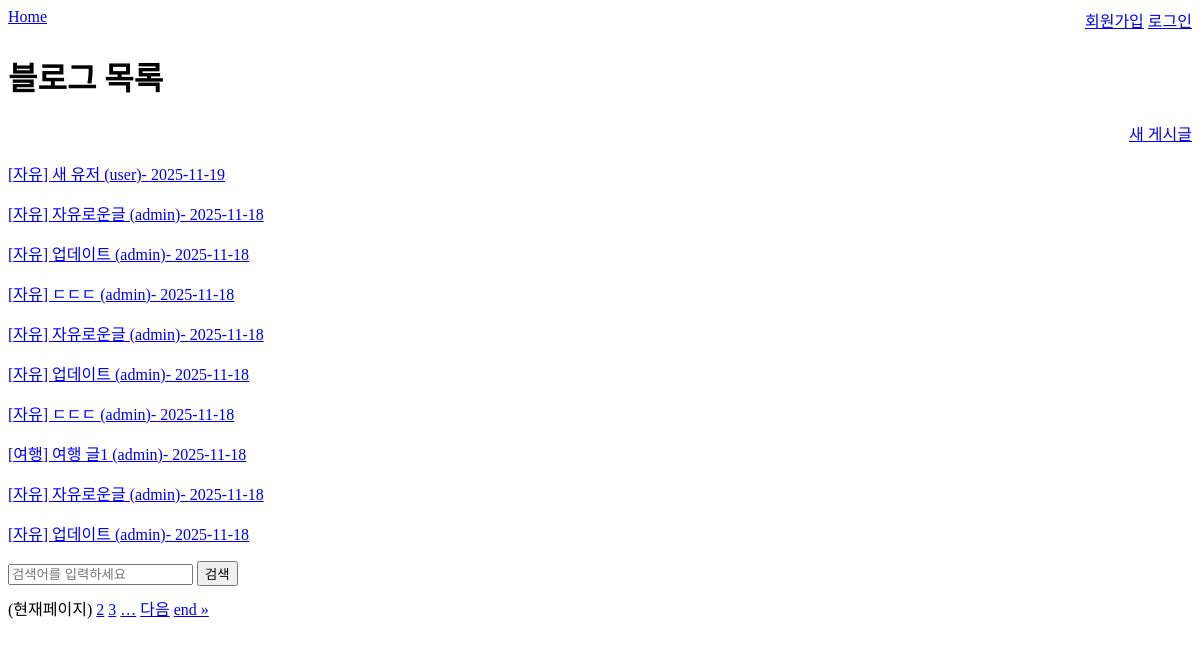
Before: / with the older database file.
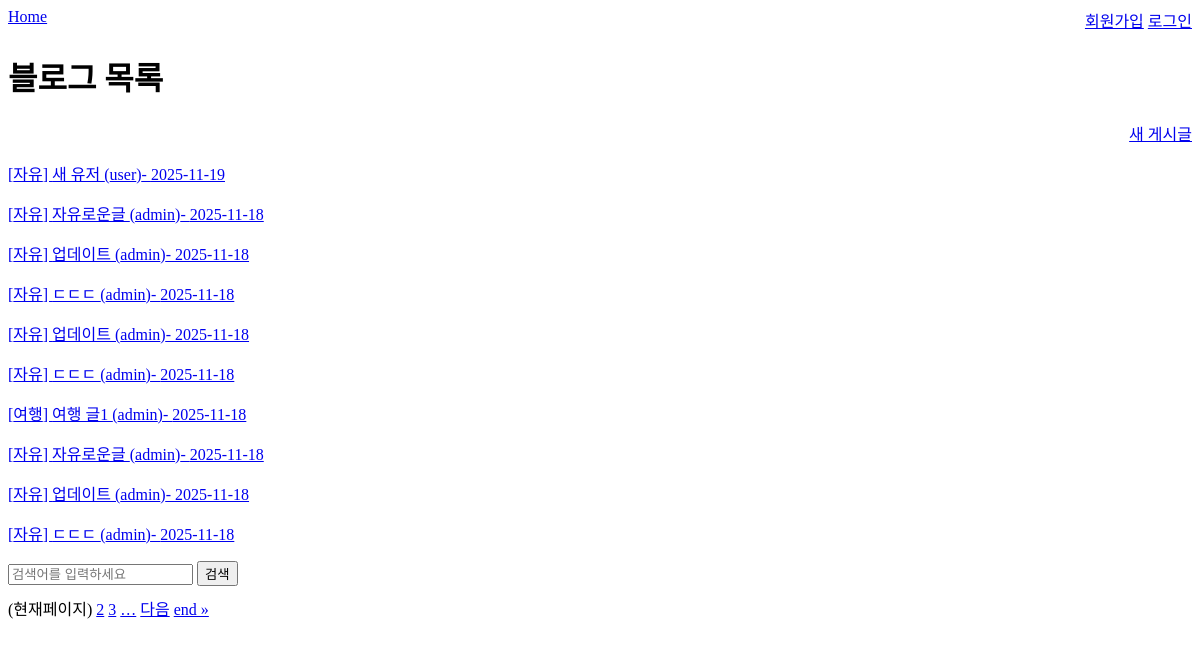
After: the same page with the newer database file.
### blog/models.py (models this page shows, shortened)
class Blog(models.Model):
    CATEGORY_CHOICES = (
        ('free','자유'),
        ('travel','여행'),
        ('beauty','뷰티'),
    )
    category = models.CharField('카테고리', max_length=20, choices=CATEGORY_CHOICES, default='free')
    title = models.CharField('제목',max_length=100)
    content = models.TextField('본문')
    author = models.ForeignKey(User, on_delete=models.CASCADE)
    created = models.DateTimeField('작성일자',auto_now_add=True)
    updated = models.DateTimeField('수정일자',auto_now=True)
    class Meta:
        verbose_name = '블로그'
        verbose_name_plural = '블로그목록'

### blog/cb_views.py (the view)
# urls.py: path('', cb_views.BlogListView.as_view(), name='list'),
class BlogListView(ListView):
    queryset = Blog.objects.all()
    template_name = 'blog_list.html'
    paginate_by = 10
    ordering = ('-created', ) # 역정렬
    def get_queryset(self):
        queryset = super().get_queryset()
        q = self.request.GET.get('q')
        if q:
            queryset = queryset.filter(
                Q(title__icontains=q) |
                Q(content__icontains=q)
            )
        return queryset

### templates/blog_list.html (shortened to what this page needs)
{% extends 'base.html' %}
{% block content %}
    <h1> 블로그 목록</h1>
    <div>
        <p style="text-align: right">
            <a href="{% url 'blog:create' %}">새 게시글</a>
        </p>
    </div>
    {% for blog in object_list %}
        <p>
            <a href="{% url 'blog:detail' blog.pk %}">
                [{{ blog.get_category_display }}] {{ blog.title }} <span>({{ blog.author.username }})</span>- {{ blog.created | date:"Y-m-d" }}
            </a>
        </p>
    {% endfor %}
    <form method="get" style="margin-bottom: 10px">
        <input name="q" type="text" placeholder="검색어를 입력하세요" value="{% if request.GET.q %}{{ request.GET.q }}{% endif %}">
        <button>검색</button>
    </form>
    <div>
        {% for i in page_obj.paginator.page_range %}
            {% if page_obj.number == i %}
                <span>(현재페이지)</span>
            {% elif i > page_obj.number|add:-3 and i < page_obj.number|add:3 %}
                <a href="?page={{ i }}{% if request.GET.q %}&q={{ request.GET.q }}{% endif %}">{{ i }}</a>
            {% endif %}
        {% endfor %}
        {% if page_obj.paginator.num_pages > page_obj.number|add:2 %}
            <a href="?page={{ page_obj.number|add:3 }}{% if request.GET.q %}&q={{ request.GET.q }}{% endif %}">&hellip;</a>
        {% endif %}
        {% if page_obj.has_next %}
            <a href="?page={{ page_obj.next_page_number }}{% if request.GET.q %}&q={{ request.GET.q }}{% endif %}"> 다음</a>
            <a href="?page={{ page_obj.paginator.num_page }}{% if request.GET.q %}&q={{ request.GET.q }}{% endif %}">end &raquo;</a>
        {% endif %}
    </div>
{% endblock %}

### templates/base.html (shortened to what this page needs)
<!DOCTYPE html>
<html lang="en">
<head>
</head>
<body>
    <nav style="display: flex; justify-content: space-between">
        <div>
            <a href="{% url 'blog:list' %}">Home</a>
        </div>
        <div style="text-align: right">
            {% if request.user.is_authenticated %}
            {{ request.user.username }}
                <form action="{%  url 'logout' %}" method="POST" style="display: inline">
                    {% csrf_token %}
                    <button>로그아웃</button>
                </form>
            {% else %}
                <a href="{% url 'signup' %}">회원가입</a>
                <a href="{% url 'login' %}">로그인</a>
            {% endif %}
        </div>
    </nav>
    {% block content %}  {% endblock %}
</body>
</html>

Changed rows visible on the page:
removed Blog: category "자유", title "자유로운글", author.username "admin", created "2025-11-18"
now on this page (row unchanged): Blog: category "자유", title "ㄷㄷㄷ", author.username "admin", created "2025-11-18"
